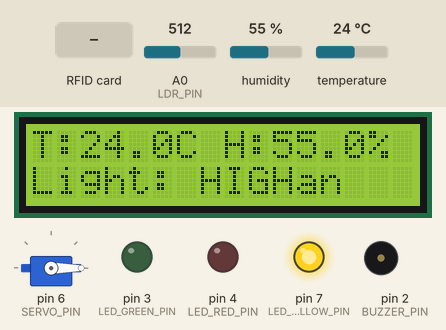
This sketch was run on a simulated Arduino Uno, built with avr-gcc and run on an emulated ATmega328P. On the bench: servo, 16×2 character LCD, output pins drawn as LEDs (lit = HIGH), buzzer (waves = sounding, pin HIGH). The inputs (shaded band) are chosen by the test bench; at power-on: A0 (LDR_PIN) = 512, temperature 24 °C, humidity 55 %. Pins used as bus, display or sensor lines are not drawn; what the sketch prints to the serial monitor is not drawn.

Above: at 2.6 s.
2.7 s: RFID card 94 80 B4 05 held to the reader
At 4.3 s:
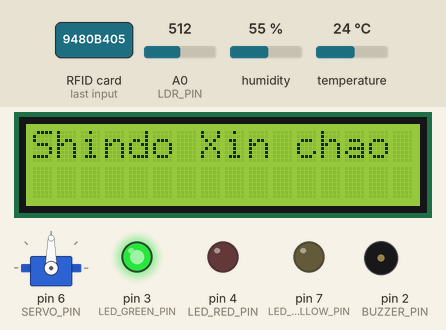
6.5 s: RFID card 5E 7A 19 C4 held to the reader
At 7.7 s:
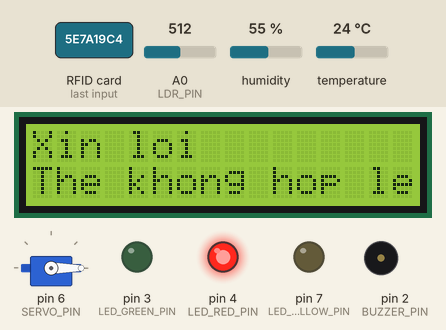
8.3 s: A0 (LDR_PIN) set to 308
10.5 s: A0 (LDR_PIN) set to 281
At 11.9 s:
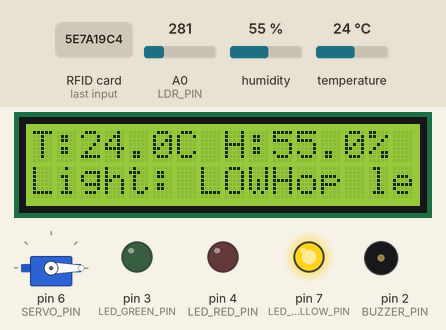
12.5 s: temperature set to 4 °C
At 14.2 s:
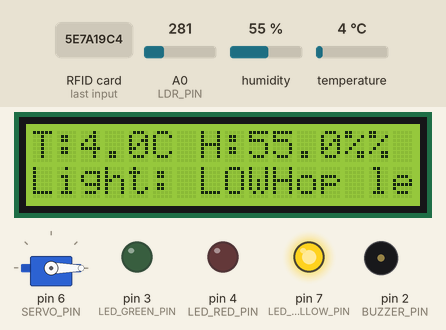
14.5 s: RFID card 27 1B 4A 01 held to the reader
At 17.2 s:
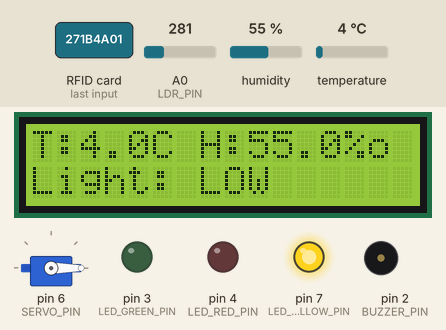
Timing chart, 0 to 18.7 s (numbered marks = the images above; inputs shaded):
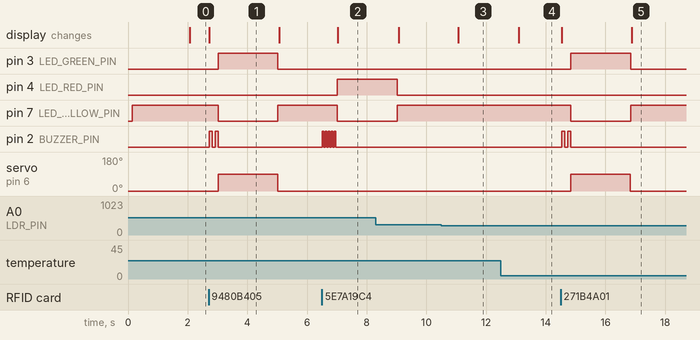

Measured:
- the behaviour switches between 300 and 299 on A0 (LDR_PIN) (found by bisection; images 2 and 3)
- after the input at 2.7 s, pin 3 (LED_GREEN_PIN): LOW → HIGH after 0.32 s, → LOW 2.0 s later; pin 7 (LED_YELLOW_PIN): HIGH → LOW after 0.32 s, → HIGH 2.0 s later
- after the input at 6.5 s, pin 4 (LED_RED_PIN): LOW → HIGH after 0.51 s; pin 7 (LED_YELLOW_PIN): HIGH → LOW after 0.51 s; pin 2 (BUZZER_PIN): alternates HIGH for 0.05 s and LOW for 0.05 s, 10 changes in all, then stays LOW, starting at once; the display: changes after 0.53 s (image 2)
- after the input at 10.5 s, the display: changes after 0.56 s (image 3)
- after the input at 12.5 s, the display: changes after 0.59 s (image 4)
- after the input at 14.5 s, pin 3 (LED_GREEN_PIN): LOW → HIGH after 0.34 s, → LOW 2.0 s later; pin 7 (LED_YELLOW_PIN): HIGH → LOW after 0.34 s, → HIGH 2.0 s later
- what the display in image 1 shows lasts 2.4 s, from 2.7 s to 5.1 s

The sketch:

unoRFIDWeb.ino
```cpp
#include <SPI.h>
#include <MFRC522.h>
#include <Servo.h>
#include <DHT.h>
#include <LiquidCrystal_I2C.h>
#include <Wire.h>

#define RST_PIN 9
#define SS_PIN 10
#define DHT_PIN 5
#define LDR_PIN A0
#define SERVO_PIN 6
#define BUZZER_PIN 2
#define LED_RED_PIN 4
#define LED_YELLOW_PIN 7
#define LED_GREEN_PIN 3

MFRC522 rfid(SS_PIN, RST_PIN);
Servo servo;
DHT dht(DHT_PIN, DHT11);
LiquidCrystal_I2C lcd(0x27, 16, 2);

const String allowedUIDs[] = {
    "9480b405",
    "271b4a01",
};
const int numAllowedUIDs = sizeof(allowedUIDs) / sizeof(allowedUIDs[0]);

unsigned long previousMillisSensor = 0;
const long intervalSensor = 2000;

unsigned long servoOpenTime = 0;
const long servoOpenDuration = 3000;

bool isDoorOpen = false;

// Khai báo các hàm
void resetStatus();
void setReadyState();
void accessGranted();
void accessDenied();
void readSensorsAndSend();
void readRFIDAndSend();
void processCommand(String command);

void setup() {
    Serial.begin(9600);
    SPI.begin();
    rfid.PCD_Init();

    servo.attach(SERVO_PIN);
    servo.write(0);

    dht.begin();

    lcd.init();
    lcd.backlight();

    pinMode(BUZZER_PIN, OUTPUT);
    pinMode(LED_RED_PIN, OUTPUT);
    pinMode(LED_YELLOW_PIN, OUTPUT);
    pinMode(LED_GREEN_PIN, OUTPUT);

    setReadyState(); // Bắt đầu với trạng thái sẵn sàng
}

void loop() {
    unsigned long currentMillis = millis();

    // Tự động đóng cửa sau 3 giây và quay về trạng thái sẵn sàng
    if (isDoorOpen && currentMillis - servoOpenTime >= servoOpenDuration) {
        servo.write(0);
        isDoorOpen = false;
        servoOpenTime = 0;
        Serial.println("SERVO_CLOSE_ACK");
    }

    // Gửi dữ liệu cảm biến và cập nhật LCD mỗi 2 giây
    if (currentMillis - previousMillisSensor >= intervalSensor) {
        previousMillisSensor = currentMillis;
        readSensorsAndSend();
    }

    // Chỉ đọc RFID khi cửa đang đóng
    if (!isDoorOpen) {
        readRFIDAndSend();
    }

    // Kiểm tra lệnh từ ESP32
    if (Serial.available() > 0) {
        String command = Serial.readStringUntil('\n');
        processCommand(command);
    }
}

void resetStatus() {
    digitalWrite(LED_RED_PIN, LOW);
    digitalWrite(LED_GREEN_PIN, LOW);
    digitalWrite(BUZZER_PIN, LOW);
    digitalWrite(LED_YELLOW_PIN, HIGH);

    Serial.println("STATUS:READY");
    Serial.println("UID_RESET");
}

void setReadyState() {
    lcd.clear();
    lcd.setCursor(0, 0);
    lcd.print("System Ready!");
    lcd.setCursor(0, 1);
    lcd.print("Ready to Scan");
    resetStatus();
}

void accessGranted() {
    Serial.println("STATUS:GRANTED");
    lcd.clear();
    lcd.setCursor(0, 0);
    lcd.print("Shindo Xin chao");

    digitalWrite(BUZZER_PIN, HIGH);
    delay(100);
    digitalWrite(BUZZER_PIN, LOW);
    delay(100);
    digitalWrite(BUZZER_PIN, HIGH);
    delay(100);
    digitalWrite(BUZZER_PIN, LOW);

    digitalWrite(LED_GREEN_PIN, HIGH);
    digitalWrite(LED_RED_PIN, LOW);
    digitalWrite(LED_YELLOW_PIN, LOW);

    servo.write(90);
    isDoorOpen = true;
    servoOpenTime = millis();
    Serial.println("SERVO_OPEN_ACK");

    delay(2000); // Giữ trạng thái trong 2 giây trước khi đóng

    servo.write(0);
    isDoorOpen = false;
    Serial.println("SERVO_CLOSE_ACK");
}

void accessDenied() {
    Serial.println("STATUS:DENIED");

    for (int i = 0; i < 5; i++) {
        digitalWrite(BUZZER_PIN, HIGH);
        delay(50);
        digitalWrite(BUZZER_PIN, LOW);
        delay(50);
    }

    digitalWrite(LED_RED_PIN, HIGH);
    digitalWrite(LED_GREEN_PIN, LOW);
    digitalWrite(LED_YELLOW_PIN, LOW);

    lcd.clear();
    lcd.setCursor(0, 0);
    lcd.print("Xin loi");
    lcd.setCursor(0, 1);
    lcd.print("The khong hop le");

    delay(2000); // Giữ trạng thái lỗi trong 2 giây
}

void readSensorsAndSend() {
    float h = dht.readHumidity();
    float t = dht.readTemperature();
    int light = analogRead(LDR_PIN);

    // Bổ sung cập nhật LCD ngay tại đây để màn hình không bị thiếu dữ liệu
    if (isnan(h) || isnan(t)) {
        Serial.println("DHT_ERROR");
        lcd.clear();
        lcd.print("DHT Error!");
    } else {
        String sensorData = "T" + String(t, 1) + ",H" + String(h, 1) + ",L" + String(light);
        Serial.println(sensorData);
        lcd.setCursor(0, 0);
        lcd.print("T:" + String(t, 1) + "C H:" + String(h, 1) + "%");
        lcd.setCursor(0, 1);
        if (light < 300) {
            lcd.print("Light: LOW");
        } else {
            lcd.print("Light: HIGH");
        }
    }
}

void readRFIDAndSend() {
    if (rfid.PICC_IsNewCardPresent() && rfid.PICC_ReadCardSerial()) {
        String cardID = "";
        for (byte i = 0; i < rfid.uid.size; i++) {
            if (rfid.uid.uidByte[i] < 0x10) cardID += "0";
            cardID += String(rfid.uid.uidByte[i], HEX);
        }
        rfid.PICC_HaltA();

        Serial.println("RFID_SCAN:" + cardID);

        bool isAuthorized = false;
        for (int i = 0; i < numAllowedUIDs; i++) {
            if (cardID.equalsIgnoreCase(allowedUIDs[i])) {
                isAuthorized = true;
                break;
            }
        }

        if (isAuthorized) {
            accessGranted();
        } else {
            accessDenied();
        }
        resetStatus();
    }
}

void processCommand(String command) {
    command.trim(); // Loại bỏ khoảng trắng
    if (command.equals("SERVO_OPEN")) {
        servo.write(90);
        isDoorOpen = true;
        servoOpenTime = millis();
        Serial.println("SERVO_OPEN_ACK");
    } else if (command.equals("SERVO_CLOSE")) {
        servo.write(0);
        isDoorOpen = false;
        servoOpenTime = 0;
        Serial.println("SERVO_CLOSE_ACK");
        resetStatus(); // Chuyển về trạng thái sẵn sàng ngay lập tức
    } else if (command.equals("BUZZER_ON")) {
        digitalWrite(BUZZER_PIN, HIGH);
        delay(500);
        digitalWrite(BUZZER_PIN, LOW);
        Serial.println("BUZZER_ACK");
    }
}
```
